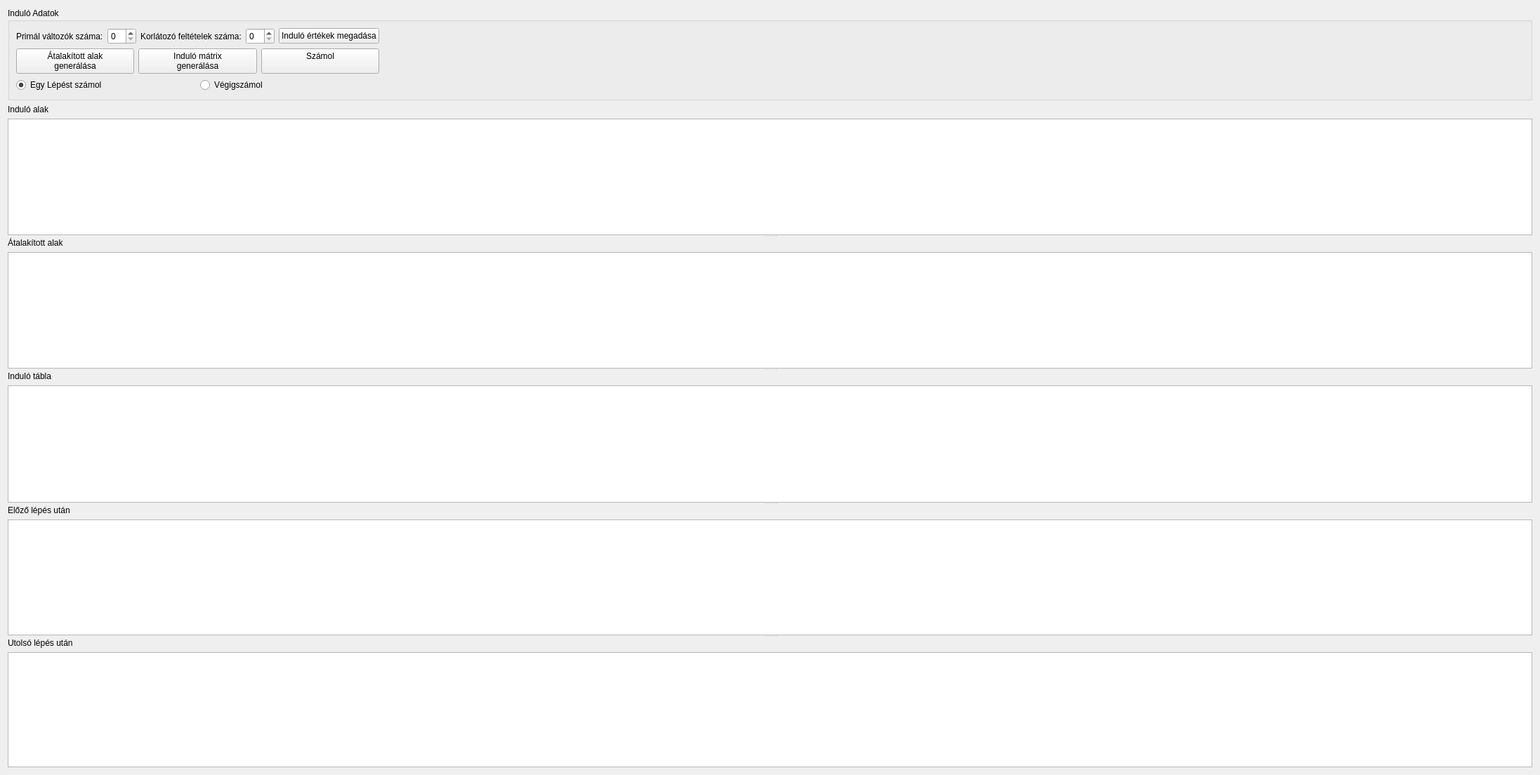
<?xml version="1.0" encoding="UTF-8"?>
<ui version="4.0">
 <class>Mainvindow_gui_plugin</class>
 <widget class="QWidget" name="Mainvindow_gui_plugin">
  <property name="geometry">
   <rect>
    <x>0</x>
    <y>0</y>
    <width>2193</width>
    <height>1104</height>
   </rect>
  </property>
  <property name="windowTitle">
   <string>Form</string>
  </property>
  <layout class="QVBoxLayout" name="verticalLayout_11">
   <item>
    <layout class="QVBoxLayout" name="verticalLayout_10">
     <item>
      <widget class="QGroupBox" name="groupBox">
       <property name="title">
        <string>Induló Adatok</string>
       </property>
       <layout class="QVBoxLayout" name="verticalLayout_2">
        <item>
         <layout class="QHBoxLayout" name="horizontalLayout_4">
          <item>
           <layout class="QVBoxLayout" name="verticalLayout">
            <item>
             <layout class="QHBoxLayout" name="horizontalLayout">
              <item>
               <widget class="QLabel" name="label">
                <property name="text">
                 <string>Primál változók száma:</string>
                </property>
               </widget>
              </item>
              <item>
               <widget class="QSpinBox" name="termteny"/>
              </item>
              <item>
               <widget class="QLabel" name="label_2">
                <property name="text">
                 <string>Korlátozó feltételek száma:</string>
                </property>
               </widget>
              </item>
              <item>
               <widget class="QSpinBox" name="korlfelt"/>
              </item>
              <item>
               <widget class="QPushButton" name="button_kezd">
                <property name="text">
                 <string>Induló értékek megadása</string>
                </property>
               </widget>
              </item>
             </layout>
            </item>
            <item>
             <layout class="QHBoxLayout" name="horizontalLayout_2">
              <item>
               <widget class="QPushButton" name="button_kanonikus">
                <property name="text">
                 <string>Átalakított alak 
generálása</string>
                </property>
               </widget>
              </item>
              <item>
               <widget class="QPushButton" name="button_indulo_matrix">
                <property name="text">
                 <string>Induló mátrix
generálása</string>
                </property>
               </widget>
              </item>
              <item>
               <widget class="QPushButton" name="button_szamol">
                <property name="text">
                 <string>Számol
</string>
                </property>
               </widget>
              </item>
             </layout>
            </item>
            <item>
             <layout class="QHBoxLayout" name="horizontalLayout_3">
              <item>
               <widget class="QRadioButton" name="radioButton">
                <property name="text">
                 <string>Egy Lépést számol</string>
                </property>
                <property name="checked">
                 <bool>true</bool>
                </property>
               </widget>
              </item>
              <item>
               <widget class="QRadioButton" name="radioButton_2">
                <property name="text">
                 <string>Végigszámol</string>
                </property>
               </widget>
              </item>
             </layout>
            </item>
           </layout>
          </item>
          <item>
           <spacer name="horizontalSpacer">
            <property name="orientation">
             <enum>Qt::Horizontal</enum>
            </property>
            <property name="sizeHint" stdset="0">
             <size>
              <width>40</width>
              <height>20</height>
             </size>
            </property>
           </spacer>
          </item>
         </layout>
        </item>
       </layout>
      </widget>
     </item>
     <item>
      <widget class="QSplitter" name="splitter_4">
       <property name="orientation">
        <enum>Qt::Vertical</enum>
       </property>
       <widget class="QSplitter" name="splitter">
        <property name="orientation">
         <enum>Qt::Vertical</enum>
        </property>
        <widget class="QWidget" name="layoutWidget">
         <layout class="QVBoxLayout" name="verticalLayout_5">
          <item>
           <widget class="QLabel" name="label_5">
            <property name="text">
             <string>Induló alak</string>
            </property>
           </widget>
          </item>
          <item>
           <widget class="QTableView" name="tableView"/>
          </item>
         </layout>
        </widget>
        <widget class="QWidget" name="layoutWidget">
         <layout class="QVBoxLayout" name="verticalLayout_6">
          <item>
           <widget class="QLabel" name="label_6">
            <property name="text">
             <string>Átalakított alak</string>
            </property>
           </widget>
          </item>
          <item>
           <widget class="QTableView" name="tableView_2"/>
          </item>
         </layout>
        </widget>
       </widget>
       <widget class="QSplitter" name="splitter_3">
        <property name="orientation">
         <enum>Qt::Vertical</enum>
        </property>
        <widget class="QWidget" name="layoutWidget">
         <layout class="QVBoxLayout" name="verticalLayout_7">
          <item>
           <widget class="QLabel" name="label_7">
            <property name="text">
             <string>Induló tábla</string>
            </property>
           </widget>
          </item>
          <item>
           <widget class="QTableView" name="tableView_3"/>
          </item>
         </layout>
        </widget>
        <widget class="QSplitter" name="splitter_2">
         <property name="orientation">
          <enum>Qt::Vertical</enum>
         </property>
         <widget class="QWidget" name="layoutWidget">
          <layout class="QVBoxLayout" name="verticalLayout_8">
           <item>
            <widget class="QLabel" name="label_8">
             <property name="text">
              <string>Előző lépés után</string>
             </property>
            </widget>
           </item>
           <item>
            <widget class="QTableView" name="tableView_4"/>
           </item>
          </layout>
         </widget>
         <widget class="QWidget" name="layoutWidget">
          <layout class="QVBoxLayout" name="verticalLayout_9">
           <item>
            <widget class="QLabel" name="label_9">
             <property name="text">
              <string>Utolsó lépés után</string>
             </property>
            </widget>
           </item>
           <item>
            <widget class="QTableView" name="tableView_5"/>
           </item>
          </layout>
         </widget>
        </widget>
       </widget>
      </widget>
     </item>
    </layout>
   </item>
  </layout>
 </widget>
 <resources/>
 <connections/>
</ui>
